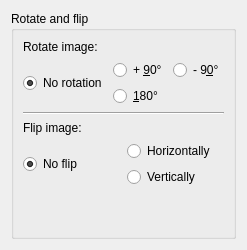
           <widget class="QWidget" name="tab_2">
            <attribute name="title">
             <string>Rotate and flip</string>
            </attribute>
            <layout class="QVBoxLayout" name="verticalLayout_15">
             <item>
              <widget class="QGroupBox" name="groupBox">
               <property name="title">
                <string>Rotate and flip</string>
               </property>
               <property name="flat">
                <bool>false</bool>
               </property>
               <property name="checkable">
                <bool>false</bool>
               </property>
               <property name="checked">
                <bool>false</bool>
               </property>
               <layout class="QVBoxLayout" name="verticalLayout_18">
                <item>
                 <widget class="QLabel" name="label_12">
                  <property name="text">
                   <string>Rotate image:</string>
                  </property>
                 </widget>
                </item>
                <item>
                 <layout class="QHBoxLayout" name="horizontalLayout_19">
                  <item>
                   <widget class="QRadioButton" name="radioRotNo">
                    <property name="text">
                     <string>No rotation</string>
                    </property>
                    <property name="checked">
                     <bool>true</bool>
                    </property>
                    <attribute name="buttonGroup">
                     <string notr="true">buttonGroup</string>
                    </attribute>
                   </widget>
                  </item>
                  <item>
                   <layout class="QVBoxLayout" name="verticalLayout_17">
                    <item>
                     <layout class="QHBoxLayout" name="horizontalLayout_10">
                      <item>
                       <widget class="QRadioButton" name="radioRotPos90">
                        <property name="text">
                         <string>+ &amp;90°</string>
                        </property>
                        <property name="icon">
                         <iconset resource="../resources.qrc">
                          <normaloff>:/Images/res/90p.png</normaloff>:/Images/res/90p.png</iconset>
                        </property>
                        <attribute name="buttonGroup">
                         <string notr="true">buttonGroup</string>
                        </attribute>
                       </widget>
                      </item>
                      <item>
                       <widget class="QRadioButton" name="radioRotNeg90">
                        <property name="text">
                         <string>- 9&amp;0°</string>
                        </property>
                        <property name="icon">
                         <iconset resource="../resources.qrc">
                          <normaloff>:/Images/res/90m.png</normaloff>:/Images/res/90m.png</iconset>
                        </property>
                        <attribute name="buttonGroup">
                         <string notr="true">buttonGroup</string>
                        </attribute>
                       </widget>
                      </item>
                     </layout>
                    </item>
                    <item>
                     <widget class="QRadioButton" name="radioRot180">
                      <property name="text">
                       <string>&amp;180°</string>
                      </property>
                      <property name="icon">
                       <iconset resource="../resources.qrc">
                        <normaloff>:/Images/res/180.png</normaloff>:/Images/res/180.png</iconset>
                      </property>
                      <attribute name="buttonGroup">
                       <string notr="true">buttonGroup</string>
                      </attribute>
                     </widget>
                    </item>
                   </layout>
                  </item>
                 </layout>
                </item>
                <item>
                 <widget class="Line" name="line_4">
                  <property name="orientation">
                   <enum>Qt::Orientation::Horizontal</enum>
                  </property>
                 </widget>
                </item>
                <item>
                 <widget class="QLabel" name="label_13">
                  <property name="text">
                   <string>Flip image:</string>
                  </property>
                 </widget>
                </item>
                <item>
                 <layout class="QHBoxLayout" name="horizontalLayout_4">
                  <item>
                   <widget class="QRadioButton" name="radioFlipNo">
                    <property name="text">
                     <string>No flip</string>
                    </property>
                    <property name="checked">
                     <bool>true</bool>
                    </property>
                    <property name="autoExclusive">
                     <bool>true</bool>
                    </property>
                    <attribute name="buttonGroup">
                     <string notr="true">buttonGroup_2</string>
                    </attribute>
                   </widget>
                  </item>
                  <item>
                   <layout class="QVBoxLayout" name="verticalLayout_16">
                    <item>
                     <widget class="QRadioButton" name="radioFlipH">
                      <property name="text">
                       <string>Horizontally</string>
                      </property>
                      <property name="icon">
                       <iconset resource="../resources.qrc">
                        <normaloff>:/Images/res/h.png</normaloff>:/Images/res/h.png</iconset>
                      </property>
                      <attribute name="buttonGroup">
                       <string notr="true">buttonGroup_2</string>
                      </attribute>
                     </widget>
                    </item>
                    <item>
                     <widget class="QRadioButton" name="radioFlipV">
                      <property name="text">
                       <string>Vertically</string>
                      </property>
                      <property name="icon">
                       <iconset resource="../resources.qrc">
                        <normaloff>:/Images/res/v.png</normaloff>:/Images/res/v.png</iconset>
                      </property>
                      <attribute name="buttonGroup">
                       <string notr="true">buttonGroup_2</string>
                      </attribute>
                     </widget>
                    </item>
                   </layout>
                  </item>
                 </layout>
                </item>
                <item>
                 <spacer name="verticalSpacer_2">
                  <property name="orientation">
                   <enum>Qt::Orientation::Vertical</enum>
                  </property>
                  <property name="sizeHint" stdset="0">
                   <size>
                    <width>20</width>
                    <height>40</height>
                   </size>
                  </property>
                 </spacer>
                </item>
               </layout>
              </widget>
             </item>
            </layout>
           </widget>
